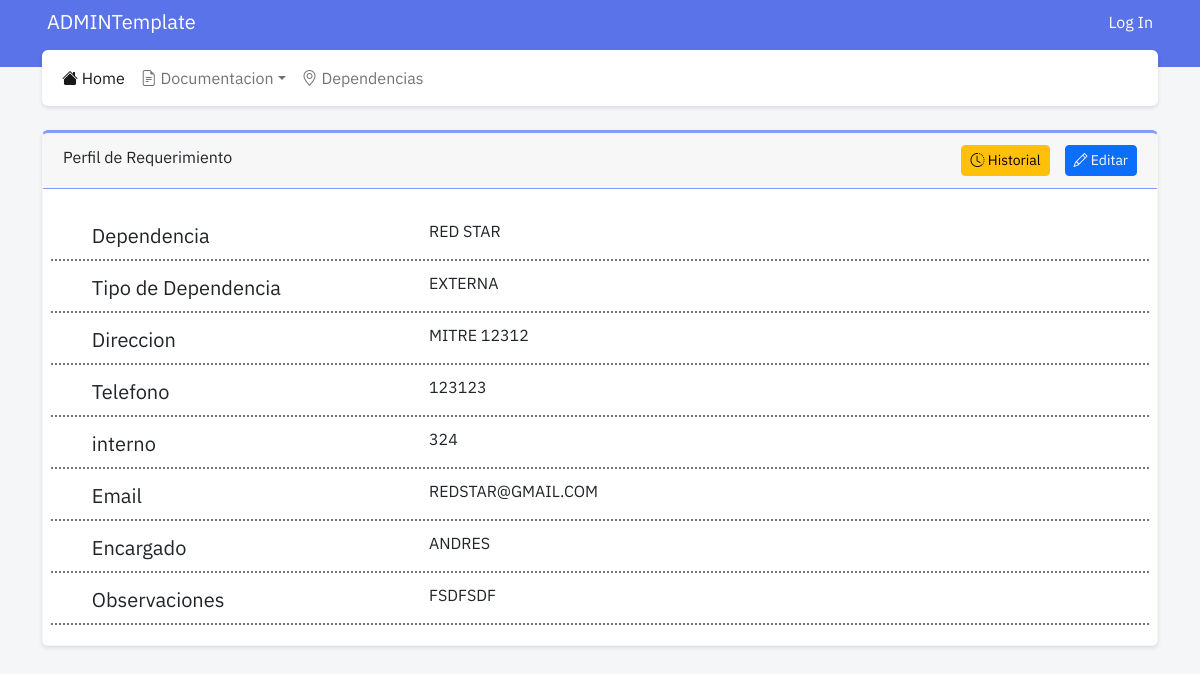
Before: /dependencias/show/2 with the older database file.
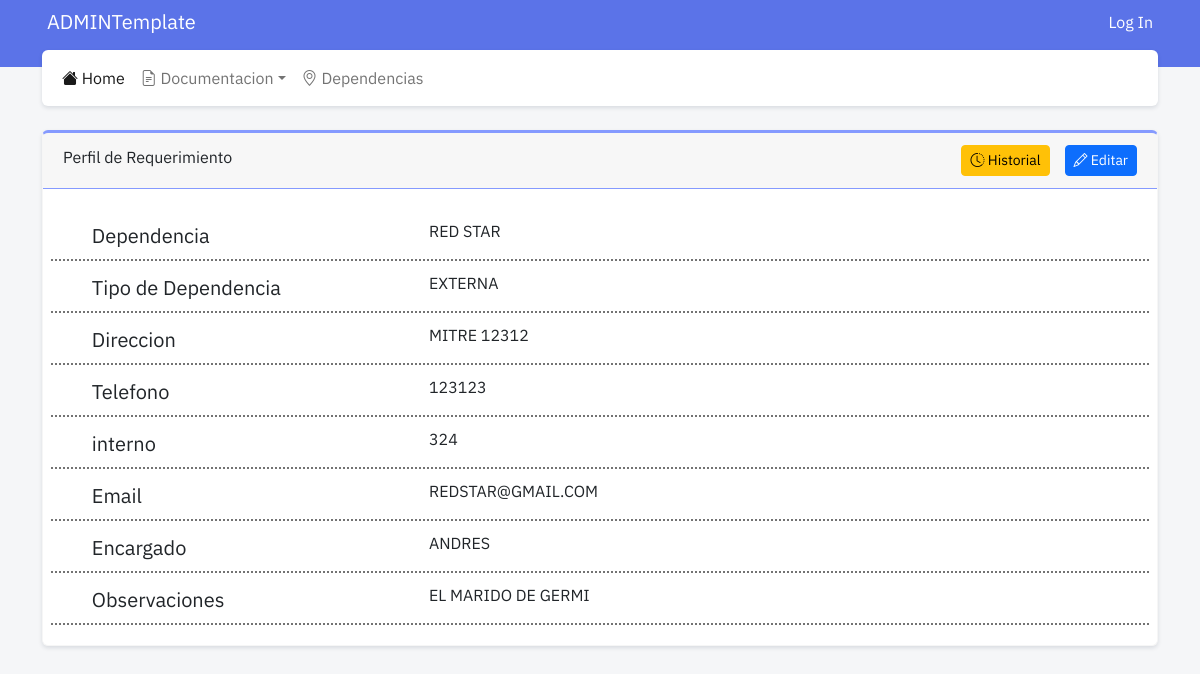
After: the same page with the newer database file.
### dependencias/models.py (models this page shows, shortened)
class Dependencia(models.Model):
    nombre = models.CharField("nombre", max_length = 100)
    direccion = models.CharField("Direccion", max_length=100, blank=True)
    telefono = models.CharField("Telefono", max_length=50, blank=True)
    interno = models.IntegerField("Interno", blank=True)
    email = models.EmailField("Email", max_length=254, blank=True)
    encargado = models.CharField("Encargado", max_length=50, blank=True)
    observaciones = models.TextField("Observaciones", blank=True)
    tipo = models.ForeignKey(TipoDependencia, related_name="tipo_dependencia", on_delete=models.RESTRICT)

class TipoDependencia(models.Model):
    tipo = models.CharField("Tipo", max_length = 50)
    def __str__(self):
        return self.tipo

### dependencias/views.py (the view)
# urls.py: path('show/<int:id>', views.show, name="dependencias_show"),
def show(request, id=id):
    dependencia = get_object_or_404(Dependencia, pk=id)
    context = {
        'dependencia': dependencia
    }
    return render(request, 'dependencias_show.html', context)

### dependencias/templates/dependencias_show.html (shortened to what this page needs)
{% extends 'base.html' %}
{% load static %}
{% block content %}
<div class="card">
    <div class="card-header">
        Perfil de Requerimiento
        <a class="btn btn-sm btn-primary float-end" href="{% url 'dependencias_update' dependencia.id %}"><i class="bi bi-pencil"></i> Editar</a>
        <a class="btn btn-sm btn-warning float-end" style="margin-right: 15px;" href="#"><i class="bi bi-clock-history"></i> Historial</a>
    </div>
    <div class="card-body">
        <div class="row data-row">
            <div class="col-md-4 col-sm-12">
                <h5 class="align-middle"><box-icon name='map'></box-icon> Dependencia</h5>
            </div>
            <div class="col-md-8 col-sm-12">
                <p>{{dependencia.nombre}}</p>
            </div>
        </div>
        <div class="row data-row">
            <div class="col-4">
                <h5><box-icon name='select-multiple'></box-icon> Tipo de Dependencia</h5>
            </div>
            <div class="col">
                <p>{{dependencia.tipo}}</p>
            </div>
        </div>
        <div class="row data-row">
            <div class="col-4">
                <h5><box-icon name='map-alt'></box-icon> Direccion</h5>
            </div>
            <div class="col">
                <p>{{dependencia.direccion}}</p>
            </div>
        </div>
        <div class="row data-row">
            <div class="col-4">
                <h5><box-icon name='phone'></box-icon> Telefono</h5>
            </div>
            <div class="col">
                <p>{{dependencia.telefono}}</p>
            </div>
        </div>
        <div class="row data-row">
            <div class="col-4">
                <h5><box-icon name='phone'></box-icon> interno</h5>
            </div>
            <div class="col">
                <p>{{dependencia.interno}}</p>
            </div>
        </div>
        <div class="row data-row">
            <div class="col-4">
                <h5><box-icon name='envelope' ></box-icon> Email</h5>
            </div>
            <div class="col">
                <p>{{dependencia.email}}</p>
            </div>
        </div>
        <div class="row data-row">
            <div class="col-4">
                <h5><box-icon name='user-circle'></box-icon> Encargado</h5>
            </div>
            <div class="col">
                <p>{{dependencia.encargado}}</p>
            </div>
        </div>
        <div class="row data-row">
            <div class="col-4">
                <h5><box-icon name='text'></box-icon> Observaciones</h5>
            </div>
            <div class="col">
                <p>{{dependencia.observaciones}}</p>
            </div>
        </div>
    </div>
</div>
{% endblock content %}

Changed rows visible on the page:
changed Dependencia "RED STAR": observaciones "FSDFSDF" → "EL MARIDO DE GERMI"
